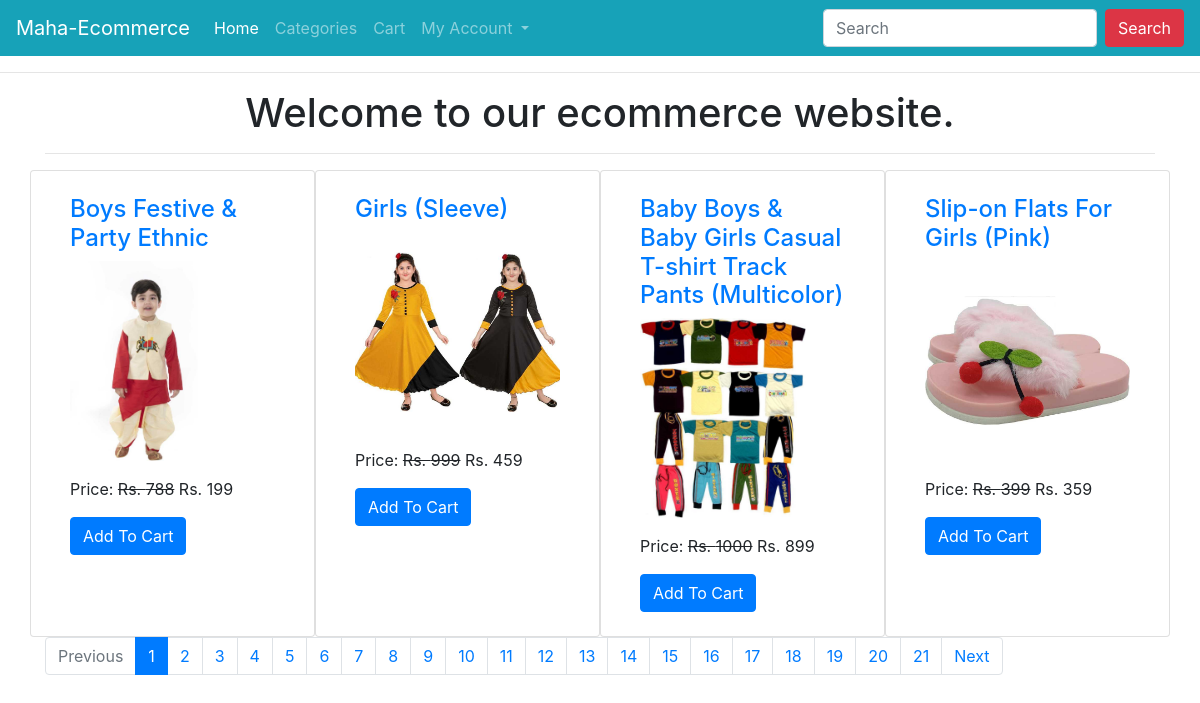
The page / on the database its author committed.
### ecomapp/models.py (models this page shows, shortened)
class Product(models.Model):
    title = models.CharField(max_length=200)
    slug = models.SlugField(unique=True)
    category = models.ForeignKey(Category, on_delete=models.CASCADE)
    image = models.ImageField(upload_to='products')
    marked_price = models.PositiveIntegerField()
    selling_price = models.PositiveIntegerField()
    description = models.TextField()
    warranty = models.CharField(max_length=300, null=True, blank=True)
    return_policy = models.CharField(max_length=300, null=True, blank=True)
    view_count = models.PositiveIntegerField(default = 0)

### ecomapp/views.py (the view)
# urls.py: path("", HomeView.as_view(), name="home"),
class HomeView(EcomMixin, TemplateView):
    template_name = "home.html"
    def get_context_data(self, **kwargs):
        context = super().get_context_data(**kwargs)
        context['myname'] = 'Maharaja'
        all_products = Product.objects.all().order_by("-id")
        paginator = Paginator(all_products, 4)
        page_number = self.request.GET.get('page')
        product_list = paginator.get_page(page_number)
        context['product_list'] = product_list
        return context

### ecomapp/views.py (called while the page is built)
    def dispatch(self, request, *args, **kwargs):
        cart_id = request.session.get("cart_id")
        if cart_id:
            cart_obj = Cart.objects.get(id=cart_id)
            if request.user.is_authenticated and request.user.customer:
                cart_obj.customer = request.user.customer
                cart_obj.save()
        return super().dispatch(request, *args, **kwargs)

### templates/home.html (shortened to what this page needs)
{% extends 'base.html' %}
{% block content %}
<div class="container">
    <h1 class="text-center">Welcome to our ecommerce website. </h1>
    <hr>
    <div class="row mt-3">
        {% for p in product_list %}
        <div class="col-md-3 card">
            <div class="m-4">
                <h4><a href="{% url 'ecomapp:productdetail' p.slug %}">{{p.title}}</a></h4>
                <img src="{{p.image.url}}" alt="" class="img-fluid" style="height: 200px; object-fit: contain;">
                <p class="mt-3">Price: <strike>Rs. {{p.marked_price}}</strike> Rs. {{p.selling_price}}</p>
                <a href="{% url 'ecomapp:addtocart' p.id %}" class="btn btn-primary">Add To Cart</a>
            </div>
        </div>
        {% endfor %}
    </div>
    <nav aria-label="...">
        <ul class="pagination">
            {% if product_list.has_previous %}
            <li class="page-item">
                <a class="page-link" href="?page={{ product_list.previous_page_number }}">Previous</a>
              </li>
            {% else %}
            <li class="page-item disabled">
                <a class="page-link" href="#" tabindex="-1" aria-disabled="true">Previous</a>
            </li>
            {% endif %}
            {% for i in product_list.paginator.page_range %}
            {% if i == product_list.number %}
            <li class="page-item active"><a class="page-link">{{i}}</a></li>
            {% else %}
            <li class="page-item"><a class="page-link" href="?page={{i}}">{{i}}</a></li>
            {% endif %}
            {% endfor %}
            {% if product_list.has_next %}
            <li class="page-item">
                <a class="page-link" href="?page={{ product_list.next_page_number }}">Next</a>
            </li>
            {% else %}
            <li class="page-item disabled">
                <a class="page-link" href="#" tabindex="-1" aria-disabled="true">Next</a>
            </li>
            {% endif %}
        </ul>
      </nav>
</div>
{% endblock %}

### templates/base.html (shortened to what this page needs)
<!DOCTYPE html>
<html lang="en">
<head>
    <link rel="stylesheet" href="https://stackpath.bootstrapcdn.com/bootstrap/4.5.2/css/bootstrap.min.css">
</head>
<body>
    <nav class="navbar navbar-expand-lg navbar-dark bg-info">
        <a class="navbar-brand" href="{% url 'ecomapp:home' %}">Maha-Ecommerce</a>
        <div class="collapse navbar-collapse" id="navbarSupportedContent">
            <ul class="navbar-nav mr-auto">
            <li class="nav-item active">
                <a class="nav-link" href="{% url 'ecomapp:home' %}">Home <span class="sr-only">(current)</span></a>
            </li>
            <li class="nav-item">
                <a class="nav-link" href="{% url 'ecomapp:allproducts' %}">Categories</a>
            </li>
            <li class="nav-item">
                <a class="nav-link" href="{% url 'ecomapp:mycart' %}">Cart</a>
            </li>
            <li class="nav-item dropdown">
                <a class="nav-link dropdown-toggle" href="#" id="navbarDropdown" role="button" data-toggle="dropdown" aria-haspopup="true" aria-expanded="false">
                My Account
                </a>
            </li>
            </ul>
            <form class="form-inline my-2 my-lg-0" action="{% url 'ecomapp:search' %}" method="GET">
            <input name="keyword" class="form-control mr-sm-2" type="search" placeholder="Search" aria-label="Search" required>
            <button class="btn btn-danger my-2 my-sm-0" type="submit">Search</button>
            </form>
        </div>
        </nav>
    <hr>
    {% block content %}
    {% endblock %}
</body>
</html>

### rows shown on the page
Product: title "Boys Festive & Party Ethnic", image (picture), marked_price "788", selling_price "199"
Product: title "Girls (Sleeve)", image (picture), marked_price "999", selling_price "459"
Product: title "Baby Boys & Baby Girls Casual T-shirt Track Pants (Multicolor)", image (picture), marked_price "1000", selling_price "899"
Product: title "Slip-on Flats For Girls (Pink)", image (picture), marked_price "399", selling_price "359"

### other values the page prints
{{ i }} "1"
{{ i }} "2" "3" "4" "5" "6" "7" "8" "9" "10" "11" "12" "13" "14" "15" "16" "17" "18" "19" "20" "21"
